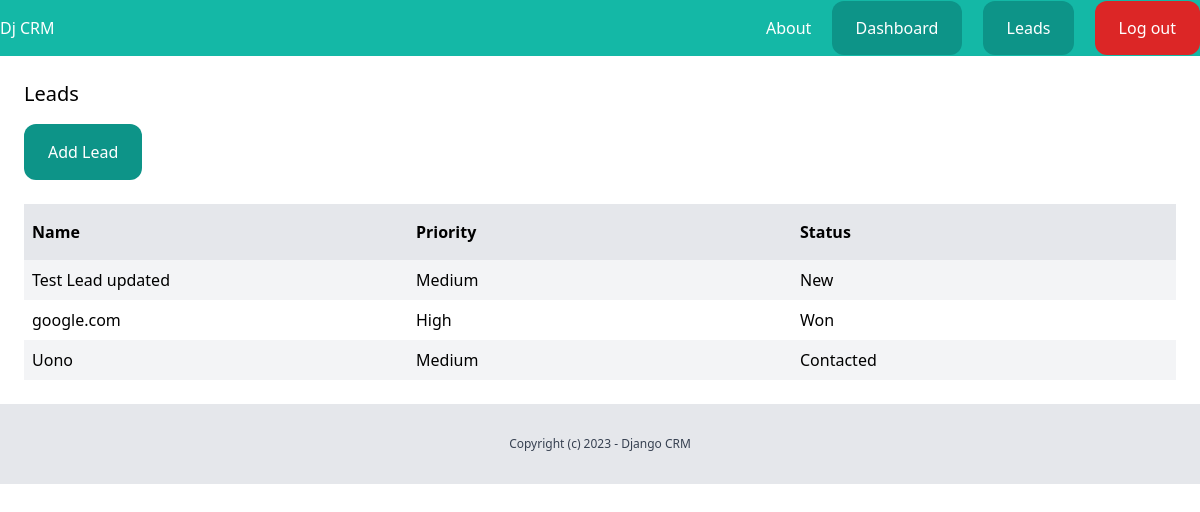
Before: /dashboard/leads/ (signed in) with the older database file.
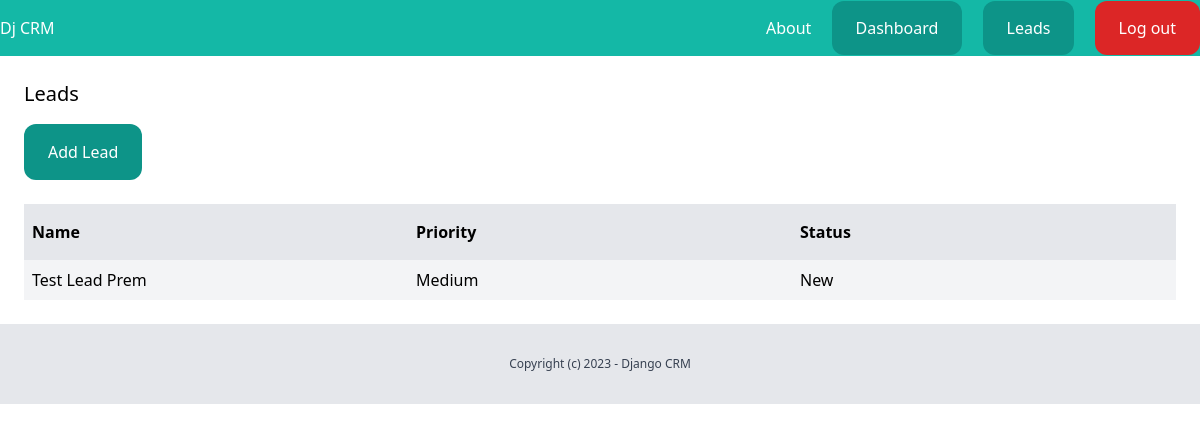
After: the same page with the newer database file.
### lead/models.py (models this page shows, shortened)
class Lead(models.Model):
    LOW='low'
    MEDIUM='medium'
    HIGH='high'
    CHOICES_PRIORITY =(
        (LOW, 'Low'),
        (MEDIUM, 'Medium'),
        (HIGH, 'High'),
    )
    NEW = 'new'
    CONTACTED = 'contacted'
    WON = 'won'
    LOST = 'lost'
    CHOICES_STATUS=(
        (NEW, 'New'),
        (CONTACTED, 'Contacted'),
        (WON, 'Won'),
        (LOST, 'Lost'),
    )
    name = models.CharField(max_length=255)
    email = models.EmailField()
    description = models.TextField(blank=True, null=True)
    priority = models.CharField(max_length=10, choices=CHOICES_PRIORITY, default=MEDIUM)
    status = models.CharField(max_length=10, choices=CHOICES_STATUS, default=NEW)
    created_by = models.ForeignKey(User, related_name='name',on_delete=models.CASCADE)
    created_at = models.DateTimeField(auto_now_add=True)
    modified_at = models.DateTimeField(auto_now=True)

### lead/views.py (the view)
# urls.py: path('', views.leads_list, name='leads_list'),
@login_required
def leads_list(request):
    leads = Lead.objects.filter(created_by=request.user)
    return render(request, 'lead/leads_list.html', {
        'leads': leads
    })

### lead/templates/lead/leads_list.html (shortened to what this page needs)
{% extends 'core/base.html' %}
{% block content %}
    <div class="py-6 px-6">
        <h1 class="mb-4 text-xl">Leads</h1>
        <a
          href="{% url 'add_lead' %}"
          class="inline-block py-4 px-6 bg-teal-600 rounded-xl text-white"
          >Add Lead</a
        >
        {% if leads %}
        <div class="mt-6 flex justify-between">
            <p class="py-4 px-2 bg-gray-200 font-semibold w-full">Name</p>
            <p class="py-4 px-2 bg-gray-200 font-semibold w-full">Priority</p>
            <p class="py-4 px-2 bg-gray-200 font-semibold w-full">Status</p>
        </div>
        {% for lead in leads %}
        <div class="flex justify-between">
            <p class="py-2 px-2 w-full {% cycle 'bg-gray-100' '' %}">
                <a href="{% url 'leads_detail' lead.id %}">{{ lead.name }}</a>
            </p>
            <p class="py-2 px-2 w-full {% cycle 'bg-gray-100' '' %}">{{ lead.get_priority_display }}</p>
            <p class="py-2 px-2 w-full {% cycle 'bg-gray-100' '' %}">{{ lead.get_status_display }}</p>
        </div>
        {% endfor %}
        {% else %}
            <p class="px-2 mt-6">There are no leads in the database yet.</p>
        {% endif %}
    </div>
{% endblock %}

### core/templates/core/base.html (shortened to what this page needs)
<!DOCTYPE html>
<html>
  <head>
    <script src="https://cdn.tailwindcss.com"></script>
  </head>
  <body>
    <nav class="py-4 flex justify-between bg-teal-500">
      <a href="/" class="text-white">Dj CRM</a>
      <div class="space-x-4">
        <a href="{% url 'about' %}" class="text-white">About</a>
        {% if request.user.is_authenticated %}
        <a
          href="{% url 'dashboard' %}"
          class="py-4 px-6 bg-teal-600 rounded-xl text-white"
          >Dashboard</a
        >
        <a
          href="{% url 'leads_list' %}"
          class="py-4 px-6 bg-teal-600 rounded-xl text-white"
          >Leads</a
        >
        <a
          href="{% url 'logout' %}"
          class="py-4 px-6 bg-red-600 rounded-xl text-white"
          >Log out</a
        >
        {% endif %}
      </div>
    </nav>
    {% block content %}
    {% endblock %}
    <footer class="py-8 text-center bg-gray-200">
      <p class="text-xs text-gray-700">Copyright (c) 2023 - Django CRM</p>
    </footer>
  </body>
</html>

Changed rows visible on the page:
removed Lead: name "Test Lead updated", priority "Medium", status "New"
removed Lead: name "google.com", priority "High", status "Won"
removed Lead: name "Uono", priority "Medium", status "Contacted"
added Lead: name "Test Lead Prem", priority "Medium", status "New"
